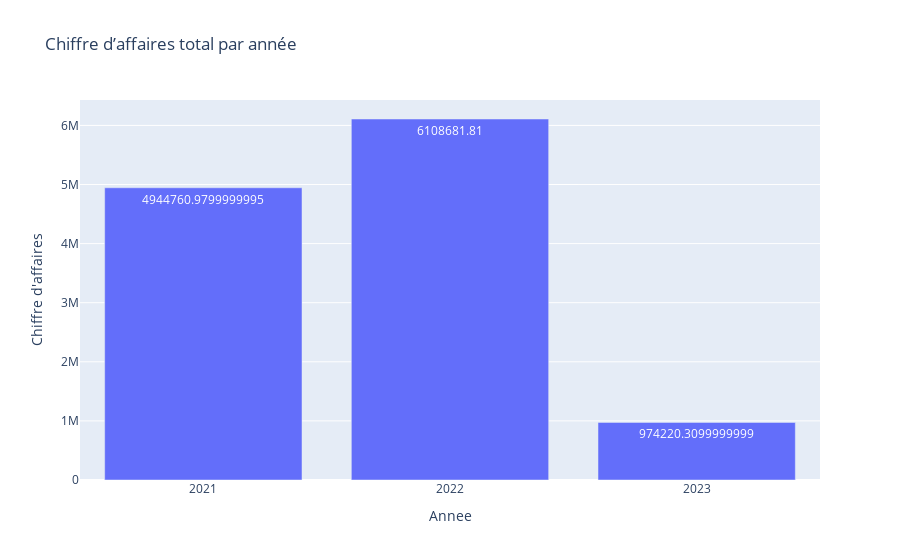

Here is the notebook cell this chart was saved with:
### Code cell
fig = px.bar(
    ca_annee, 
    x='annee', 
    y='price',
    title='Chiffre d’affaires total par année ',
    labels={'annee': 'Annee', 'price': 'Chiffre d\'affaires'}
)
fig.update_traces(text=ca_annee['price'], textposition='auto')
fig.show()

### Figure 1 — Plotly figure (JSON) as saved in the notebook; plotly's stock layout.template omitted (floating-point values rounded to 4 significant figures)
{"data": [{"alignmentgroup": "True", "hovertemplate": "Annee=%{x}<br>Chiffre d'affaires=%{y}<extra></extra>", "legendgroup": "", "marker": {"color": "#636efa", "pattern": {"shape": ""}}, "name": "", "offsetgroup": "", "orientation": "v", "showlegend": false, "text": [4945000.0, 6109000.0, 974200.0], "textposition": "auto", "type": "bar", "x": ["2021", "2022", "2023"], "xaxis": "x", "y": [4945000.0, 6109000.0, 974200.0], "yaxis": "y"}], "layout": {"autosize": true, "barmode": "relative", "legend": {"tracegroupgap": 0}, "title": {"text": "Chiffre d’affaires total par année "}, "xaxis": {"anchor": "y", "autorange": true, "domain": [0, 1], "range": [-0.5, 2.5], "title": {"text": "Annee"}, "type": "category"}, "yaxis": {"anchor": "x", "autorange": true, "domain": [0, 1], "range": [0, 6430000.0], "title": {"text": "Chiffre d'affaires"}, "type": "linear"}}}
